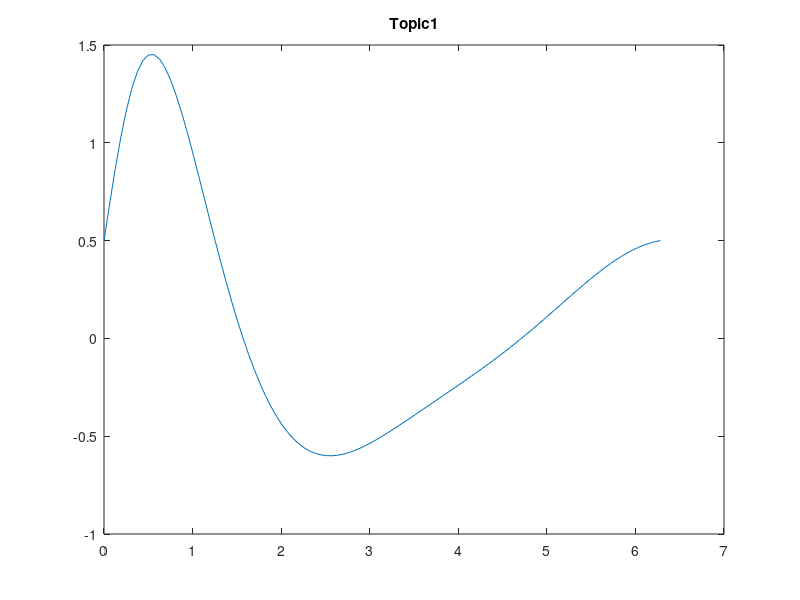

Reproduce this figure in MATLAB. (Note: this script raises an error after producing the figure.)
clear;
clc;
close all;
subplot(1,1,1);
%Topic_1
disp('Topic_1');
x=linspace(0,2*pi,101);
y=cos(x).*(0.5+3*sin(x)./(1+x.^2));
plot(x,y);
title('Topic1');
pause;
%Topic_2
disp('Topic_2');
Topic_2;
pause; 
%Topic_3
disp('Topic_3');
Topic_3;
pause;
%Topic_4
disp('Topic_4');
for x=1:0.05:4
    subplot(1,3,1);
    Topic_4(x,1,1);
    title('Topic4-a');
    subplot(1,3,2);
    Topic_4(1,x,1);
    title('Topic4-b');
    subplot(1,3,3);
    Topic_4(1,1,x);
    title('Topic4-n');
    pause(0.001);
end
pause;
%Topic_5
disp('Topic_5');
x=linspace(-5,5,21);
y=linspace(0,10,31);
Topic_5(x,y);
pause;
%Topic_6
subplot(1,1,1);
disp('Topic_6');
s=0:0.01:pi/2;
t=0:0.01:3*pi/2;
Topic_6(s,t);